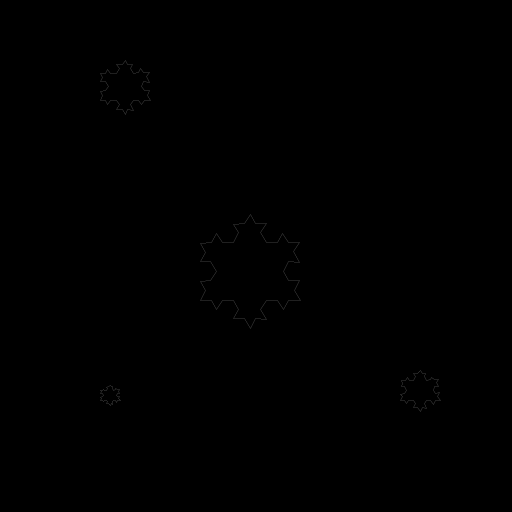
Frame 1 (no input)
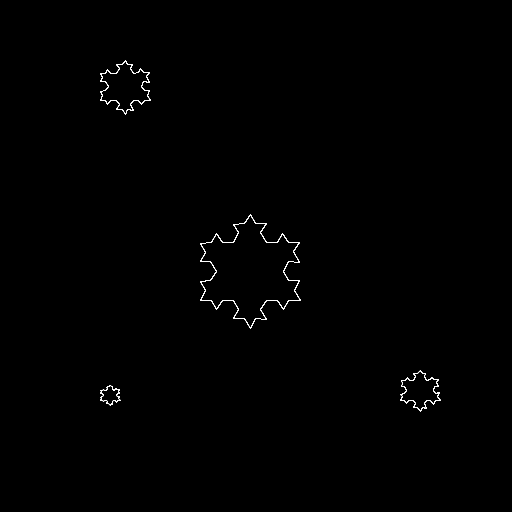
Frame 60 (the mouse pressed at the canvas centre just before this capture)
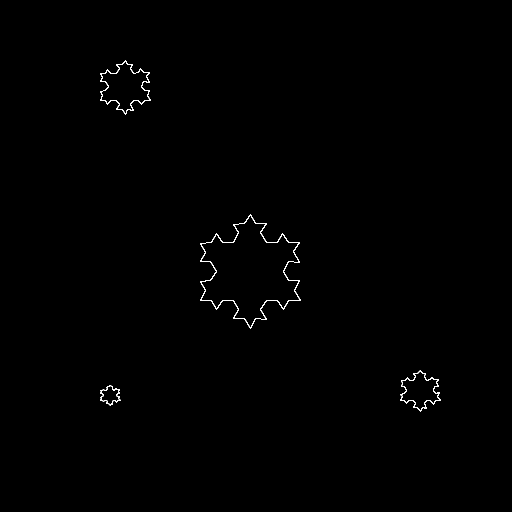
Frame 120 (the mouse held since frame 60 and released just before this capture)

The Processing sketch that drew these frames (run headless with seeded random() and noise(); from frame 60 on, the mouse is pressed at the canvas centre):

// Processing sketch: processing_126138
// ── processing_126138.pde

void setup(){
  size(512, 512);
  background(0, 0, 0);
  stroke(255);
  smooth();
  frameRate(30);
  strokeWeight(0.01);
}

void draw(){
  int times = 1;
  drawKoch(200, 300, 250, 214, times);
  drawKoch(250, 214, 300, 300, times);
  drawKoch(300, 300, 200, 300, times);
  drawKoch(100, 100, 125, 60 , times);
  drawKoch(125, 60 , 150, 100, times);
  drawKoch(150, 100, 100, 100, times);
  drawKoch(400, 400, 420, 370, times);
  drawKoch(420, 370, 440, 400, times);
  drawKoch(440, 400, 400, 400, times);
  drawKoch(100, 400, 110, 385, times);
  drawKoch(110, 385, 120, 400, times);
  drawKoch(120, 400, 100, 400, times);
}

void drawKoch(int ax,int ay,int bx,int by, int n){
  int cx, cy, dx, dy, ex, ey;
  float angle1, angle2, distance;
  
  cx = (2 * ax + bx) / 3;
  cy = (2 * ay + by) / 3;
  dx = (ax + 2 * bx) / 3;
  dy = (ay + 2 * by) / 3;
  
  int xx = bx - ax;
  int yy = -(by - ay);
  
  distance = sqrt(xx*xx + yy*yy)/sqrt(3);
  
  if(xx >= 0){
    angle1 = atan((float)yy/xx) + PI/6;
    ex = ax + (int)(distance * cos(angle1));
    ey = ay - (int)(distance * sin(angle1));
  }else{
    angle2 = atan((float)yy/xx) - PI/6;
    ex = bx + (int)(distance * cos(angle2));
    ey = by - (int)(distance * sin(angle2));
  }
  
  if(n<=0){
    line(ax,ay,cx,cy);
    line(cx,cy,ex,ey);
    line(ex,ey,dx,dy);
    line(dx,dy,bx,by);
  }
  else{
    drawKoch(ax,ay,cx,cy,n-1);
    drawKoch(cx,cy,ex,ey,n-1);
    drawKoch(ex,ey,dx,dy,n-1);
    drawKoch(dx,dy,bx,by,n-1);
  } 
}

void keyPressed() {
    if(key == 'p'){

        // 画面をpngファイルに保存
        save("screenshot.jpg"); 
    }
    
    if(key == 'P'){

        // 画面をpngファイルに保存
        save("screenshot.png"); 
    }
    
    if(key == 'b' || key == 'B'){
      background(0);
      stroke(255);
    }
    if(key == 'w' || key == 'W'){
      background(255);
      stroke(0);
    }
}
